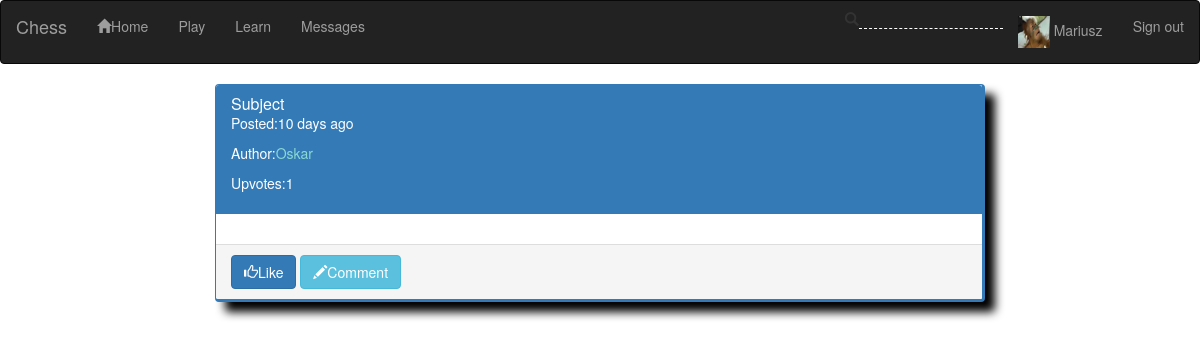
The page /blog/1 (signed in) on the database its author committed.
### chess/models.py (models this page shows, shortened)
class ITimeStampedModel(db.Model):
    __abstract__ = True
    timestamp_creation = db.Column(db.DateTime(128), default=datetime.utcnow)
    def get_human_creation_delta(self):
        return round_datetime(self.get_timedelta_creation())
    def get_timedelta_creation(self):
        return datetime.utcnow() - self.timestamp_creation

class User(UserMixin, ITimeStampedModel):
    id = db.Column(db.Integer, primary_key=True)
    username = db.Column(db.String(64), index=True, unique=True)
    email = db.Column(db.String(128), index=True, unique=True)
    password_hash = db.Column(db.String(128))
    has_avatar = db.Column(db.Boolean, default=False)
    posts = db.relationship('BlogPost', backref='author', lazy='dynamic')
    recoverytries = db.relationship('RecoveryTry')
    last_active = db.Column(db.DateTime(128), default=datetime.utcnow)
    is_confirmed = db.Column(db.Boolean, default=False)
    elo = db.Column(db.Integer, default=400)
    friends = db.relationship('User', secondary=friends_table,
        primaryjoin=(friends_table.c.user1_id == id),
        secondaryjoin=(friends_table.c.user2_id == id),
        backref=db.backref('friends_table', lazy='dynamic'), lazy='dynamic')
    liked = db.relationship("BlogPost",
                    secondary=liked_table,
                    lazy='dynamic',
                    backref=db.backref('liked_by', lazy='dynamic'))
    mm_request = db.relationship("MatchmakerRequest", back_populates="user", uselist=False)
    theme = db.Column(db.String(32), default='Classic')
    name = db.Column(db.String(64))
    private = db.Column(db.Boolean)
    country = db.Column(db.String(8))
    ratings = db.relationship("EloUserRating", back_populates="user")
    title = db.Column(db.Integer)
    def is_liking(self,post):
        return self.liked.filter(liked_table.c.blog_post_id == post.id).count() > 0

class BlogPost(ITimeStampedModel):
    id = db.Column(db.Integer, primary_key=True)
    subject = db.Column(db.String(32))
    content = db.Column(db.String(4096))
    user_id = db.Column(db.Integer, db.ForeignKey('user.id'))
    upvotes = db.Column(db.Integer, default=0)
    comments = db.relationship('BlogPostComment', backref='article', lazy=True)
    def get_author_username(self):
        return User.query.filter_by(id=self.user_id).first().username

### chess/routes.py (the view)
@app.route('/blog/<postid>')
@login_required
def see_post(postid):
    print(current_user.is_liking(BlogPost.query.filter_by(id=postid).first()))
    post:BlogPost = BlogPost.query.filter_by(id=postid).first_or_404()
    post.comments.sort(key=lambda x: x.timestamp_creation,reverse=True)
    for c in post.comments:
        print(c.timestamp_creation)
    print(post.comments)
    return render_template('post.html', post=post, title=f'Blog - {post.subject}')

### chess/models.py (called while the page is built)
@login.user_loader
def load_user(id):
    return User.query.get(int(id))

### chess/utils.py (called while the page is built)
def round_datetime(td:timedelta) -> str:
    if td.days != 0: return f'{td.days} day{is_plural(td.days)} ago'
    elif td.seconds >= 60:
        d,r = divmod(td.seconds,60)
        if d < 60: return f'{d} minute{is_plural(d)} ago'
        d,r = divmod(td.seconds,60*60)
        if d < 24: return f'{d} hour{is_plural(d)} ago'
        print('xd')
    return 'now'

def is_plural(value:int)->str:
    if value > 1: return 's'
    return ''

### chess/templates/post.html (shortened to what this page needs)
{% extends 'main.html' %}
{%block sitecontent%}
    <div class="panel panel-primary" style="width: 80;">
        <div class="panel-heading">
        <h1 class="panel-title">{{post.subject}}</h5>
        <p class="card-text">Posted:{{post.get_human_creation_delta()}}</p>
        <p class="card-text">Author:<a href="{{url_for('user', username=post.get_author_username())}}">{{post.get_author_username()}}</a></p>
        <p class="card-text">Upvotes:{{post.upvotes}}</p>
        </div>
        <div class="panel-body">
        </div>
        <div class="panel-footer" id='article-footer'>
        {%if not current_user.is_liking(post)%}
            <p id='btn-like' class='btn btn-primary' onclick='like()'><span id='like-icon' class="glyphicon glyphicon-thumbs-up"></span>Like</p>
        {%else%}
            <p id='btn-like' class='btn btn-danger' onclick='dislike()'><span id='like-icon' class="glyphicon glyphicon-thumbs-down"></span>Dislike</p>
        {%endif%}
            <p id='btn-comment' class='btn btn-info' onclick='comment()'><span id='comment-icon' class="glyphicon glyphicon-pencil"></span><span id='btn-comment-text'>Comment</span></button>
        </div>
    </div>
{%endblock%}

### chess/templates/main.html (shortened to what this page needs)
{%extends 'bootstrap/base.html'%}
{%block styles%}
    {{super()}}
    <link rel='stylesheet' type='text/css' href="{{ url_for('static',filename='styles/styles.css') }}">
{%endblock%}
{%block navbar%} <nav class='navbar navbar-inverse'>
        <div class="container-fluid">
            <div class="navbar-header">
                <a class="navbar-brand" href="{{url_for('index')}}">Chess</a>
            </div>
            <ul class='nav navbar-nav'>
                <li><a href="{{url_for('index')}}"><span class="glyphicon glyphicon-home"></span>Home</a></li>
                <li><a href="{{url_for('play')}}">Play</a></li>
                <li><a href="{{url_for('blog')}}">Learn</a></li>
                <li id='nav-messages'>
                <a href="{{url_for('messages')}}">Messages</a></li>
            </ul>
            <ul class='nav navbar-nav navbar-right'>
                <li><span class="glyphicon glyphicon-search"><input id='navbar-search' type='text' oninput='search_user(this)' onclick='search_user(this)'></li>
                {%if current_user.is_anonymous%}
                    <li><a href="{{url_for('login')}}">Login</a></li>
                    <li><a href="{{url_for('create_account')}}">Register</a>
                    </li>
                {%else%}
                    <li>
                    <a href="{{url_for('user', username=current_user.username)}}">
                    {%if current_user.has_avatar%}
                        {%set imgfile = "/img/avatar/{}_mini.png".format(current_user.id)%}
                        <img src="{{url_for('static', filename=imgfile)}}">
                    {%endif%}{{current_user.username}}</a>
                    </li>
                    <li><a href="{{url_for('logout')}}">Sign out</a></li>
                {%endif%}
            </ul>
        </div>
    </nav>
{%endblock%}
{%block content%}
    <div class='container-fluid'>
        <div class='row'>
            <div id='left-side-bar' class='col-md-2'>{%block leftside%}{%endblock%}</div>
            <div id='site-content' class='col-md-8'>{%block sitecontent%}{%endblock%}</div>
            <div id='right-side-bar' class='col-md-2'>{%block rightside%}{%endblock%}</div>
        </div>
    </div>
{%endblock%}

### chess/static/styles/styles.css (style rules this page uses)
#navbar-search { background-color: transparent; border: none; border-bottom: 1px dashed white; transition: all 1s linear; margin-top: 5%; }
.panel { border-right-width: 3px; border-bottom-width: 3px; box-shadow: 10px 10px 10px black; }
.panel-primary a { color: rgb(138, 216, 210); }

### rows shown on the page
User: username "Mariusz"
BlogPost: subject "Subject", get_human_creation_delta "10 days ago", upvotes "1"
User: get_author_username "Oskar"
